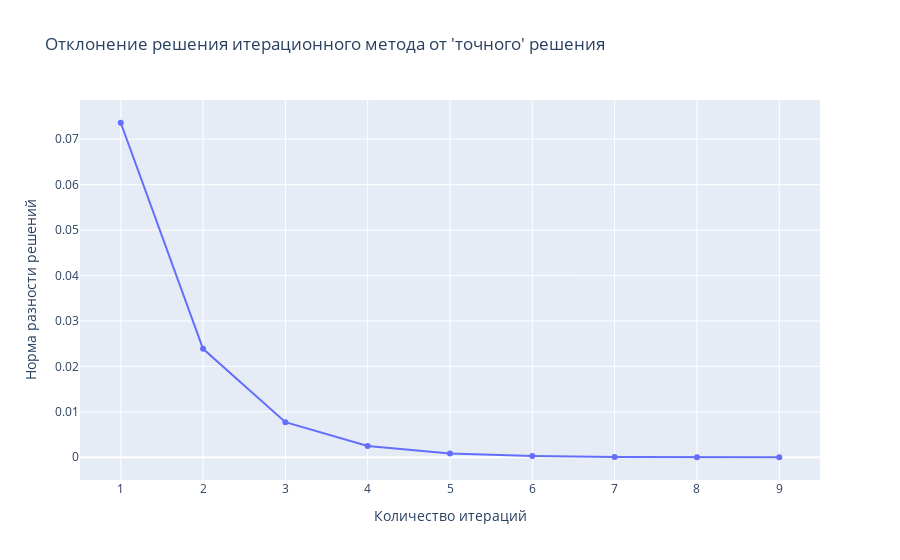

Write notebook code for a chart like this one.
### Code cell
import plotly.graph_objects as go


go.Figure(
    data=[
        go.Scatter(
            x=np.arange(len(iteration_history)) + 1,
            y=[
                np.linalg.norm(np.linalg.solve(A_, B_) - iteration_solve)
                for iteration_solve in iteration_history
            ],
            mode="lines+markers",
        ),
    ],
    layout=go.Layout(
        title=go.layout.Title(text="Отклонение решения итерационного метода от \'точного\' решения"),
        xaxis=go.layout.XAxis(title=go.layout.xaxis.Title(text="Количество итераций")),
        yaxis=go.layout.YAxis(title=go.layout.yaxis.Title(text="Норма разности решений")),
    ),
).show()

### Figure 1 — Plotly figure (JSON) as saved in the notebook; plotly's stock layout.template omitted (floating-point values rounded to 4 significant figures)
{"data": [{"mode": "lines+markers", "type": "scatter", "x": [1, 2, 3, 4, 5, 6, 7, 8, 9], "y": [0.07362, 0.02386, 0.007731, 0.002506, 0.000812, 0.0002631, 8.528e-05, 2.764e-05, 8.956e-06]}], "layout": {"title": {"text": "Отклонение решения итерационного метода от 'точного' решения"}, "xaxis": {"title": {"text": "Количество итераций"}}, "yaxis": {"title": {"text": "Норма разности решений"}}}}
